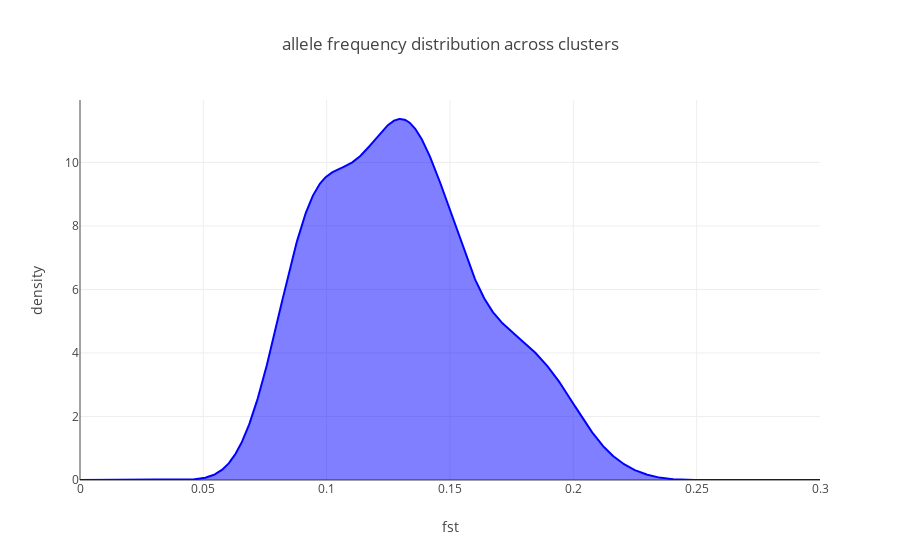

Notebook code for this chart:
### Markdown cell above
- **ii.** Fst across data sets

### Code cell
iplot(fst_fig)

### Figure 1 — Plotly figure (JSON) as saved in the notebook; plotly's stock layout.template omitted (floating-point values rounded to 4 significant figures; data arrays with more than 128 entries replaced by an {"elided": "..."} marker saying what was removed)
{"data": [{"fill": "tozeroy", "line": {"color": "blue", "width": 2}, "mode": "lines", "name": "mRNA pVal", "type": "scatter", "uid": "595177ca-2716-4efa-875c-b9f63a66595b", "x": {"elided": "1000 float values"}, "y": {"elided": "1000 float values"}}], "layout": {"title": "allele frequency distribution across clusters", "xaxis": {"title": "fst"}, "yaxis": {"title": "density"}}}
